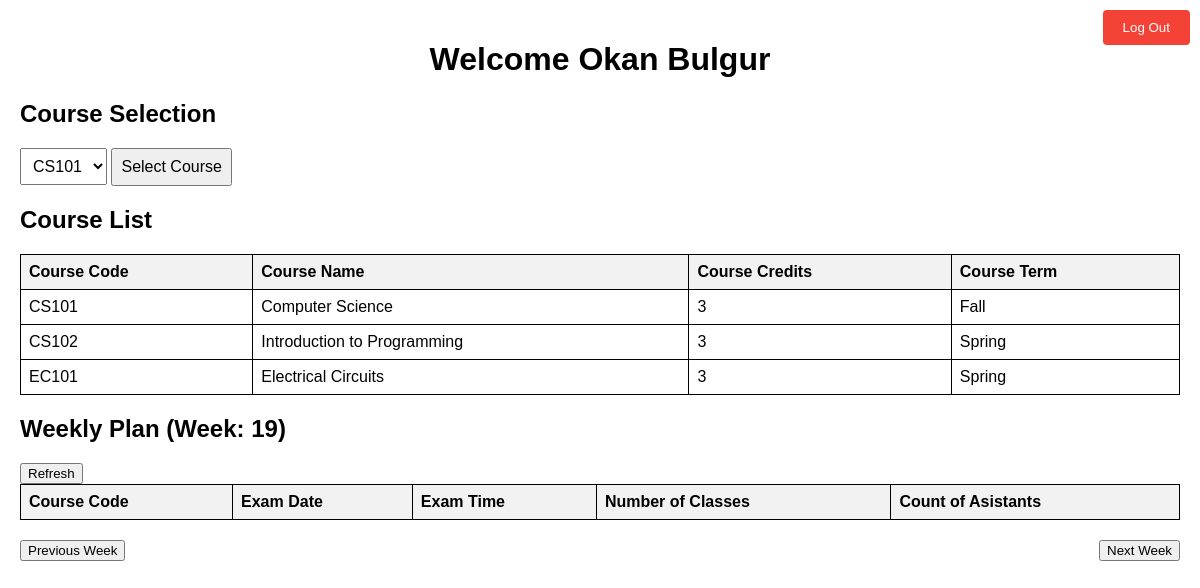
/php/assistant_page.php (signed in), run on the app's committed database.
### tables this page shows
CREATE TABLE courses (
    course_id INT AUTO_INCREMENT PRIMARY KEY,
    department_id INT,
    FOREIGN KEY (department_id) REFERENCES departments(department_id),
    course_name VARCHAR(50),
    course_code VARCHAR(50),
    course_credits INT,
    course_term VARCHAR(50)
);

### php/assistant_page.php (the view, shortened to what this page needs)
<?php
$servername = "localhost";
$username = "root";
$password = "mysql";
$dbname = "exam_planning_system";
$conn = mysqli_connect($servername, $username, $password, $dbname);
$sql = "SELECT * FROM emp_course WHERE emp_id = " . $_SESSION['emp_id'];
$result = mysqli_query($conn,$sql) or die("12");
$course_list = array();
if (mysqli_num_rows($result) > 0) {
    while ($row = mysqli_fetch_assoc($result)) {
        $sql_course = "SELECT * FROM courses WHERE course_id =" . $row['course_id'];
        $result_course = mysqli_query($conn, $sql_course) or die("13");
        if (mysqli_num_rows($result_course) > 0) {
            $course_row = mysqli_fetch_assoc($result_course);
            $course_list[] = $course_row;
        }
    }
} else {
    echo "No courses found.";
}
?>
<!DOCTYPE html>
<html>
<head>
    <link rel="stylesheet" type="text/css" href="../styles/assistant_page.css">
</head>
<body>
    <?php
        echo "<h1> Welcome " . $_SESSION['emp_name'] . " " . $_SESSION['emp_surname'] . "</h1>";
    ?>
    <button onclick="location.href='../php/logout.php'" class="logout-button">Log Out</button>
    <form action="course_info.php" method="post">
        <h2>Course Selection</h2>
        <select name="selected_course">
            <?php
                foreach ($course_list as $course) {
                    echo "<option value='" . $course['course_id'] . "'>" . $course['course_code'] . "</option>";
                }
            ?>
        </select>
        <input type="submit" value="Select Course">
    </form>
    <?php
        echo "<h2>Course List</h2>";
        echo "<table>";
        echo "<thead>";
        echo "<tr>";
        echo "<th>Course Code</th>";
        echo "<th>Course Name</th>";
        echo "<th>Course Credits</th>";
        echo "<th>Course Term</th>";
        echo "</tr>";
        echo "</thead>";
        echo "<tbody>";
        foreach ($course_list as $course) {
            echo "<tr>";
            echo "<td>" . $course['course_code'] . "</td>";
            echo "<td>" . $course['course_name'] . "</td>";
            echo "<td>" . $course['course_credits'] . "</td>";
            echo "<td>" . $course['course_term'] . "</td>";
            echo "</tr>";
        }
        echo "</tbody>";
        echo "</table>";
        $week = isset($_GET['week']) ? $_GET['week'] : date('W');
        echo "<div display: flex; justify-content: space-between; align-items: center;>";
        echo "<h2>Weekly Plan (Week: " . $week .")</h2>";
        echo "<button onclick='location.reload()' class='refresh-button'>Refresh</button>";
        echo "</div>";
        echo "<table>";
        echo "<thead>";
        echo "<tr>";
        echo "<th>Course Code</th>";
        echo "<th>Exam Date</th>";
        echo "<th>Exam Time</th>";
        echo "<th>Number of Classes</th>";
        echo "<th>Count of Asistants</th>";
        echo "</tr>";
        echo "</thead>";
        echo "</table>";
        echo "<div style='display: flex; justify-content: space-between; align-items: center;'>";
        echo "<button onclick='location.href=\"../php/assistant_page.php?week=" . ($week - 1) . "\"'>Previous Week</button>";
        echo "<button onclick='location.href=\"../php/assistant_page.php?week=" . ($week + 1) . "\"'>Next Week</button>";
        echo "</div>";
    ?>
</body>
</html>

### styles/assistant_page.css (style rules this page uses)
body { font-family: Arial, sans-serif; margin: 0; padding: 20px; }
h1 { text-align: center; }
table { border-collapse: collapse; width: 100%; margin-bottom: 20px; }
th, td { border: 1px solid black; padding: 8px; text-align: left; }
th { background-color: #f2f2f2; }
form { margin-bottom: 20px; }
select, input[type="submit"] { padding: 8px; font-size: 16px; }
.logout-button { position: absolute; top: 10px; right: 10px; padding: 10px 20px; float: right; background-color: #f44336; color: white; border: none; border-radius: 4px; cursor: pointer; }

### data on the page
courses: course_code "CS101", course_name "Computer Science", course_credits "3", course_term "Fall"
courses: course_code "CS102", course_name "Introduction to Programming", course_credits "3", course_term "Spring"
courses: course_code "EC101", course_name "Electrical Circuits", course_credits "3", course_term "Spring"

### other printed values
$_SESSION['emp_name'] "Okan"
$_SESSION['emp_surname'] "Bulgur"
$week "19"
form field selected_course "CS101"
